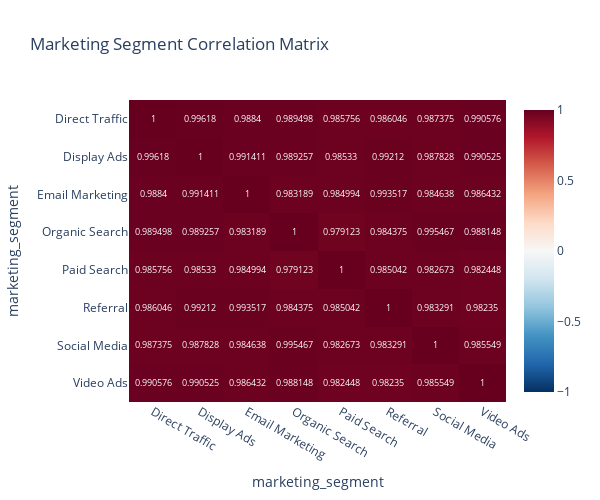

The code cell stored with this chart in its notebook:
### Code cell
# Pivot data to get segments as columns
pivot_df = monthly_df.pivot(index='date', columns='marketing_segment', values='page_visits')

# Calculate correlation matrix
correlation_matrix = pivot_df.corr()

# Create heatmap
fig = px.imshow(
    correlation_matrix,
    text_auto=True,
    aspect="auto",
    title="Marketing Segment Correlation Matrix",
    color_continuous_scale="RdBu_r",
    zmin=-1, zmax=1
)

fig.update_layout(
    width=600,
    height=500
)

### Figure 1 — Plotly figure (JSON) as saved in the notebook; plotly's stock layout.template omitted (floating-point values rounded to 4 significant figures)
{"data": [{"coloraxis": "coloraxis", "hovertemplate": "marketing_segment: %{x}<br>marketing_segment: %{y}<br>color: %{z}<extra></extra>", "name": "0", "texttemplate": "%{z}", "type": "heatmap", "x": ["Direct Traffic", "Display Ads", "Email Marketing", "Organic Search", "Paid Search", "Referral", "Social Media", "Video Ads"], "xaxis": "x", "y": ["Direct Traffic", "Display Ads", "Email Marketing", "Organic Search", "Paid Search", "Referral", "Social Media", "Video Ads"], "yaxis": "y", "z": [[1, 0.9962, 0.9884, 0.9895, 0.9858, 0.986, 0.9874, 0.9906], [0.9962, 1, 0.9914, 0.9893, 0.9853, 0.9921, 0.9878, 0.9905], [0.9884, 0.9914, 1, 0.9832, 0.985, 0.9935, 0.9846, 0.9864], [0.9895, 0.9893, 0.9832, 1, 0.9791, 0.9844, 0.9955, 0.9881], [0.9858, 0.9853, 0.985, 0.9791, 1, 0.985, 0.9827, 0.9824], [0.986, 0.9921, 0.9935, 0.9844, 0.985, 1, 0.9833, 0.9823], [0.9874, 0.9878, 0.9846, 0.9955, 0.9827, 0.9833, 1, 0.9855], [0.9906, 0.9905, 0.9864, 0.9881, 0.9824, 0.9823, 0.9855, 1]]}], "layout": {"coloraxis": {"cmax": 1, "cmin": -1, "colorscale": [[0, "rgb(5,48,97)"], [0.1, "rgb(33,102,172)"], [0.2, "rgb(67,147,195)"], [0.3, "rgb(146,197,222)"], [0.4, "rgb(209,229,240)"], [0.5, "rgb(247,247,247)"], [0.6, "rgb(253,219,199)"], [0.7, "rgb(244,165,130)"], [0.8, "rgb(214,96,77)"], [0.9, "rgb(178,24,43)"], [1, "rgb(103,0,31)"]]}, "height": 500, "title": {"text": "Marketing Segment Correlation Matrix"}, "width": 600, "xaxis": {"anchor": "y", "domain": [0, 1], "title": {"text": "marketing_segment"}}, "yaxis": {"anchor": "x", "autorange": "reversed", "domain": [0, 1], "title": {"text": "marketing_segment"}}}}
